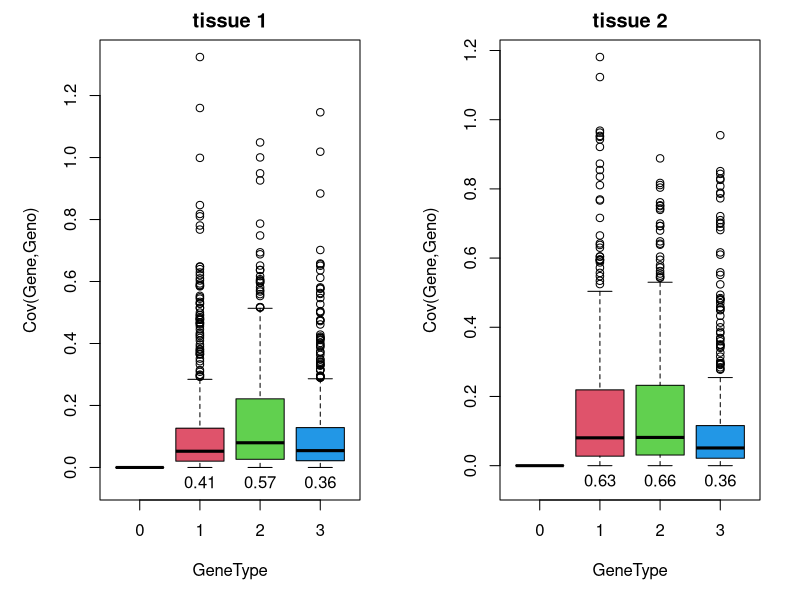
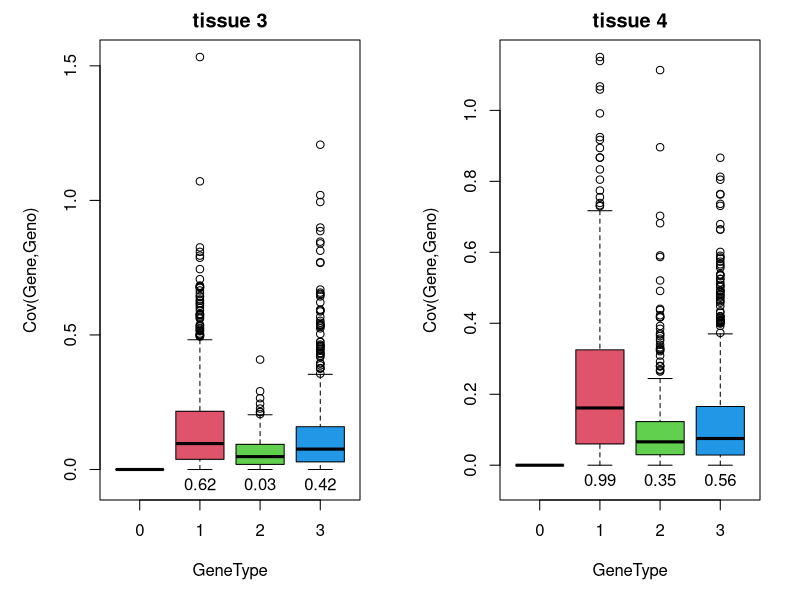
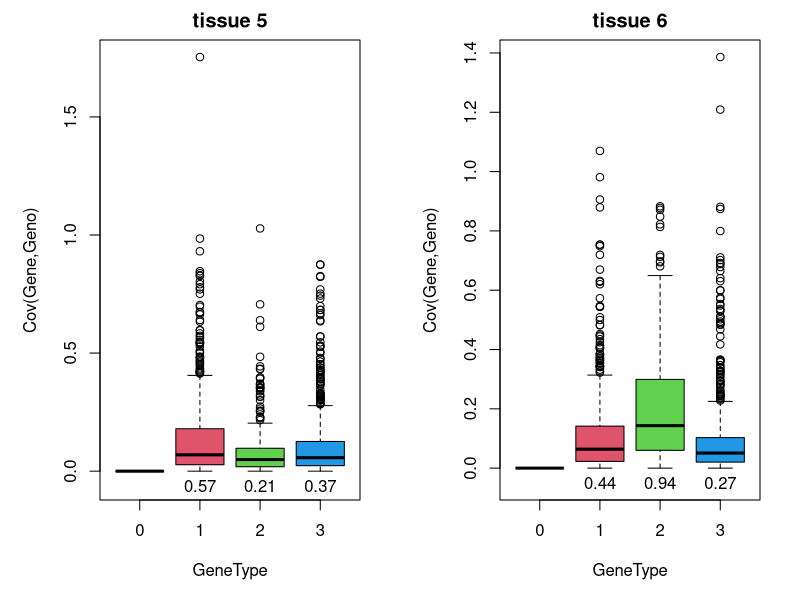
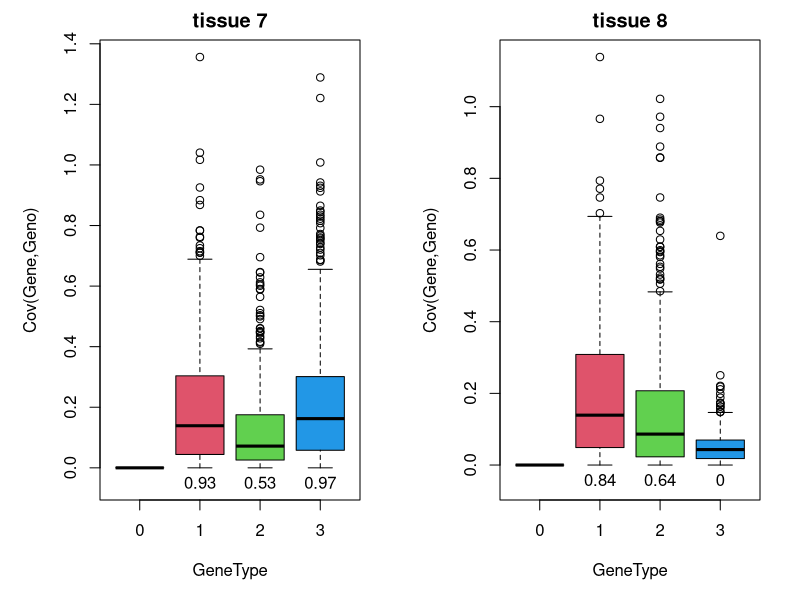
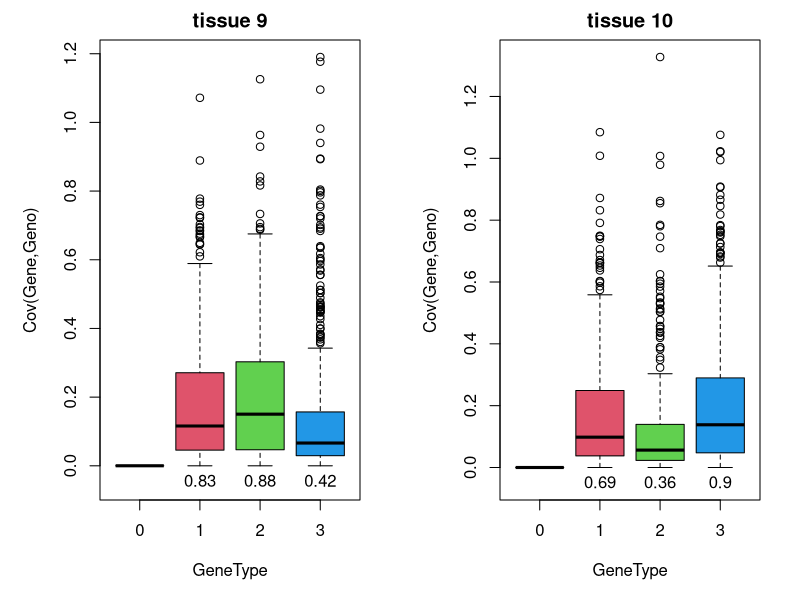
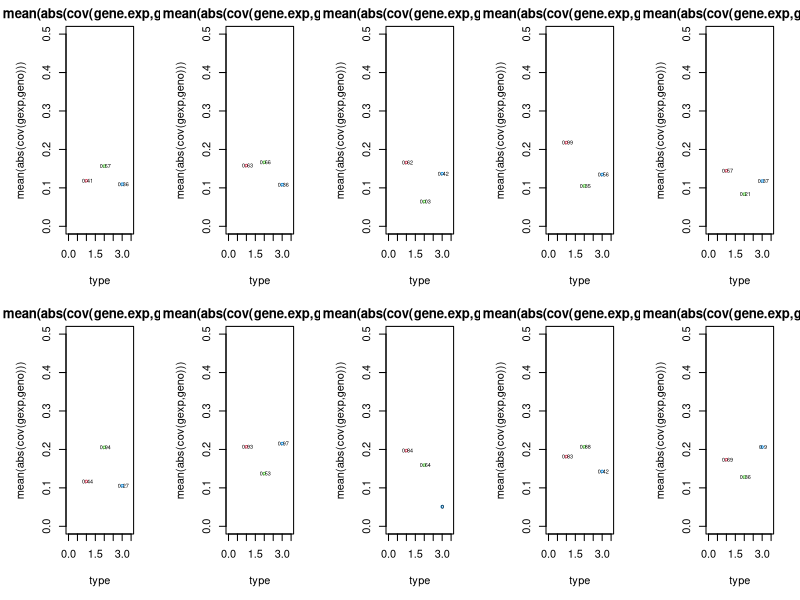
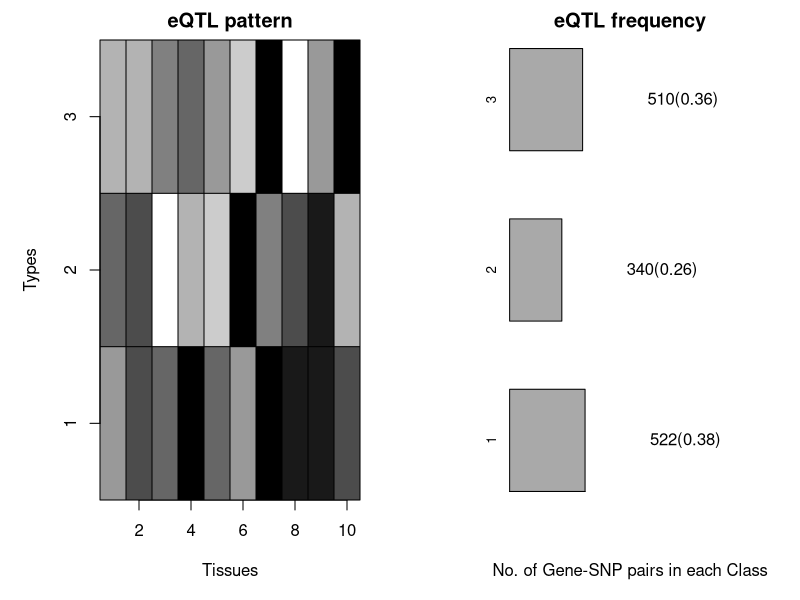

Generate these figures, in order, with R:
## ---- chunk 1
library("MASS")
#install.packages("gtools")
library(gtools)
dir.name="/Users/sarahurbut/genexp/"
## ---- chunk 2
nb.snps=100000
snps=seq(1,nb.snps)
# anno.snps=sapply(snps,function(x){
#   paste("rs",x,sep='')})
nb.genes=2000
##record gene.pos in terms of SNPs - e.g., a gene falls every 5 SNPS###
#gene.pos=seq(1,nb.snps,nb.snps/nb.genes)
n.inds=100
## ---- chunk 3
K=3
S=10
#pi0=rbeta(1,1,1) ##prob gene has no eQTL
pi0=0.3
## ---- chunk 4
set.seed(771)
gender=rbinom(n.inds,1,prob=0.5)
## ---- chunk 5
set.seed(707)
MAF=rbeta(nb.snps,1,1)
###Simulate genotypes in an n x v snps matrix such that each row corresponds to an individuals genotype vector##
n.geno=sapply(MAF,function(x)
  {rbinom(n=n.inds,prob=x,size=2)})
## ---- chunk 6
set.seed(771)
(pis=rdirichlet(1,alpha=rep(1,K)))
## ---- chunk 7
set.seed(302)
###simulate type identity according to pi proportion##
type=sapply(rep(0,nb.snps),function(x){
    assign.vec=rmultinom(n=1,size=1,prob=pis)
    which(assign.vec==1)}
    )
sum(type==1)/length(type)
sum(type==2)/length(type)
sum(type==3)/length(type)
## ---- chunk 8
set.seed(111)
qmat=matrix(NA,nrow=K,ncol=S)
(q.mat=t(apply(qmat,1,function(x){
    x=rbeta(S,1,1)##generate predilection towards config from uniform
    })))
## ---- chunk 9
####Simulate covariance matrix of effect sizes, same for each gene##
oma2.plus.phi2 <- 0.8^2 # prior variance of subgroup SNP effect
oma2.over.oma2.plus.phi2 <- 3/4 # homogeneity
oma2 <- oma2.plus.phi2 * oma2.over.oma2.plus.phi2 # prior var of avg SNP effect
phi2 <- oma2.plus.phi2 * (1 - oma2.over.oma2.plus.phi2) # prior var of subgroup SNP effect, given avg effect
Sigma.beta.g <- matrix(rep(oma2, S^2),S, S) +
  diag(rep(phi2, S), S, S)
##Simulate covariance matrix of the errors, where we assume no covariance between tissues or individuals (i.e., matrix of multivariate normal S dimensional vectors###
###Key is assuming tissues and individuals are independent###
cov.err.S <- diag(S)
## ---- chunk 10
set.seed(717)
###Create covariate matrix, using inverse gamma prior on variance ###
Sigma.beta.c <- diag(x=1 / rgamma(S, 2, 1),
                     nrow=S, ncol=S)
X.c <- cbind(rep(1, n.inds),gender)#use gender as a covariate
###TissueSpecific covariate effect##
B.c <- matrix(mvrnorm(n=2, mu=rep(0, S),
                      Sigma=Sigma.beta.c),
              nrow=2, ncol=S)
## ---- chunk 11
set.seed(500)
####Initialize DataFrames###
mean.exp=matrix(NA,nrow=nb.genes,ncol=S)
var.exp=matrix(NA,nrow=nb.genes,ncol=S)
cov.eQTL=matrix(NA,nrow=nb.genes,ncol=S)
truth=NULL

gamma_gp=matrix(NA,nrow=nb.genes,ncol=S)
gene.type=NULL
for(i in 1:nb.genes){
  if(runif(1)<pi0){
    X=X.c
    B=B.c
  truth[i]=0
 gamma_gp[i,] = rep(0,S)
  eqtn=0
  gene.type[i]=0
  }
else{
  
  start=50*(i-1)+1
  end=start+49
  cis=snps[start:end]##Specify the cis region
  eqtn=sample(cis,1)##sample the SNP from the chosen region, given that it contains an eQTN
  truth[i]=eqtn
 class=type[eqtn]##membership of the ith SNP
  gene.type[i]=class
  ##generate active tissues according to SNPs type membership#
  probs=q.mat[class,]
  config=sapply(probs,function(x){
  rbinom(1,1,prob=x)})
    gamma_gp[i,] = config
    X.g <- matrix(n.geno[,eqtn], ncol=1)
    B.g <- matrix(mvrnorm(n=1, mu=rep(0, S),Sigma=Sigma.beta.g),nrow=1, ncol=S)
    B.g[1, which(config == 0)] <- 0 ###Thus the vector of effect sizes is drawn conditional on configuration, so we replace 
    E <- mvrnorm(n=n.inds, mu=rep(0,S),Sigma=cov.err.S)##draw each individuals ERROR vector from E_S(0,I)
    X <- cbind(X.c, X.g)
    B <- rbind(B.c, B.g)
}
  Y <- X %*% B + E
#print(eqtn)

  #write.table(Y, file=paste0(dir.name,i,"explevels.txt"), quote=F, sep="\t",
           # row.names=T, col.names=T)

mean.exp[i,]=apply(Y,2,mean)
var.exp[i,]=apply(Y,2,var)
if(eqtn==0){cov.eQTL[i,]=rep(0,S)}
else{cov.eQTL[i,]=apply(Y,2,function(x){cov(x,n.geno[,eqtn])})}
}
  
## ---- chunk 12
##########################
###order mean expression by gene.type###
gene.type=as.factor(gene.type)

plot.type=function(cov.eQTL,gene.type,tissue.types){
  par(mfrow=c(1,2),mar=c(5,5,2,2))
  for(i in tissue.types[1]:tissue.types[2]){
  #boxplot(mean.exp[,i]~gene.type,col=1:4,pch=1,xlab="GeneType",ylab="MeanExp",main=paste("tissue",i))
  #boxplot(var.exp[,i]~gene.type,col=1:4,pch=1,xlab="GeneType",ylab="MeanExp",main=paste("tissue",i))
  boxplot(abs(cov.eQTL[,i])~gene.type,ylim=c(-0.05,max(abs(cov.eQTL[,i]))),col=1:4,pch=1,xlab="GeneType",ylab="Cov(Gene,Geno)",main=paste("tissue",i))

  type.probs=round(q.mat[,i],2)
  text(x=2,y=0,type.probs[1],pos=1)
  text(x=3,y=0,type.probs[2],pos=1)
  text(x=4,y=0,type.probs[3],pos=1)
}
}

plot.type(cov.eQTL,gene.type,tissue.types=c(1,2))
plot.type(cov.eQTL,gene.type,tissue.types=c(3,4))
plot.type(cov.eQTL,gene.type,tissue.types=c(5,6))
plot.type(cov.eQTL,gene.type,tissue.types=c(7,8))
plot.type(cov.eQTL,gene.type,tissue.types=c(9,10))

#install.packages("calibrate")
library(calibrate)

par(mfrow=c(2,5))
for(i in 1:S){
X=seq(1:K)
Y=sapply(seq(1:K),function(x){mean(abs(cov.eQTL[gene.type==x,i]))})
plot(X, Y,pch=1,col=2:4,type="p",ylim=c(0,0.5),xlim=c(0,3.5),cex=0.5,main="mean(abs(cov(gene.exp,geno)))",xlab="type",ylab="mean(abs(cov(gexp,geno)))")
library("calibrate")
textxy(X, Y, labs=round(q.mat[,i],2),cex=0.5,offset=.1)
       }

## ---- chunk 13
set.seed(500)
####Initialize DataFrames###
mean.by.geno=matrix(NA,nrow=nb.genes,ncol=3*S)

truth=NULL

gamma_gp=matrix(NA,nrow=nb.genes,ncol=S)
gene.type=NULL
for(i in 1:nb.genes){
  if(runif(1)<pi0){
    X=X.c
    B=B.c
  truth[i]=0
  eqtn=sample(snps,1)##choose any random snp but record that the snp wasn't a true eqtn
  gene.type[i]=0
  gamma_gp[i,] = rep(0,S)
  }
else{
  
  start=50*(i-1)+1
  end=start+49
  cis=snps[start:end]##Specify the cis region
  eqtn=sample(cis,1)##sample the SNP from the chosen region, given that it contains an eQTN
  truth[i]=eqtn
 class=type[eqtn]##membership of the ith SNP
  gene.type[i]=class
  ##generate active tissues according to SNPs type membership#
  probs=q.mat[class,]
  config=sapply(probs,function(x){
  rbinom(1,1,prob=x)})
    gamma_gp[i,] = config
    X.g <- matrix(n.geno[,eqtn], ncol=1)
    B.g <- matrix(mvrnorm(n=1, mu=rep(0, S),Sigma=Sigma.beta.g),nrow=1, ncol=S)
    B.g[1, which(config == 0)] <- 0
    E <- mvrnorm(n=n.inds, mu=rep(0,S),Sigma=cov.err.S)##draw each individuals ERROR vector from E_S(0,I)
    X <- cbind(X.c, X.g)
    B <- rbind(B.c, B.g)
}
  Y <- X %*% B + E

  
 M=(apply(Y,2,function(x){##create a matrix with genotypes in rows and tissues in columns
    
    geno=matrix(n.geno[,eqtn], ncol=1)
    if(length(x[geno==0])==0){dom=0}
    else{dom=mean(x[geno==0])}
    
    if(length(x[geno==1])==0){het=0}
   else{het=mean(x[geno==1])}
    
   if(length(x[geno==2])==0){rec=0}
     else{rec=mean(x[geno==2])}
    c(dom,het,rec)
}))
mean.by.geno[i,] = c((M))##concatenate the rows into 3xS matrix
}

cols=matrix(NA,nrow=S,ncol=3)
  for(i in 1:S){
    for(j in 1:3){
      cols[i,j]=paste("Tissue",i,"Geno",j)
  }
}
colnames(mean.by.geno)=c(cols)
## ---- chunk 14
ones=sum(gene.type==1)
  twos=sum(gene.type==2)
  threes=sum(gene.type==3)

freq.mat=apply(gamma_gp,2,function(x){
  ones=sum(gene.type==1)
  twos=sum(gene.type==2)
  threes=sum(gene.type==3)
 c(sum(x[gene.type==1])/ones,
sum(x[gene.type==2])/twos,
sum(x[gene.type==3])/threes)
})



plot.eQTL=function (freq.mat, pis,title = "eQTL") 
{
    
  
  layout(matrix(1:2, ncol = 2))
    u <- 1:S##Nuber of Tissues
    v <- 1:K##Number of motifs
    image(u, v, t(freq.mat), col = gray(seq(from = 1, 
        to = 0, by = -0.1)), xlab = "Tissues", yaxt = "n", ylab = "Types", 
        main =paste(title, "pattern", sep = " "))
    axis(2, at = 1:length(v))
    
    for (i in 1:(length(u) + 1)) {
        abline(v = (i - 0.5))
    }
    for (i in 1:(length(v) + 1)) {
        abline(h = (i - 0.5))
    }
  Ng = 10000
  
  genecount = matrix(c(ones,twos,threes),nrow=1)
    NK = nrow(q.mat)
    plot(0, 0.7, pch = ".", xlim = c(0, 1.2), ylim = c(0.75, 
        NK + 0.25), frame.plot = FALSE, axes = FALSE, xlab = "No. of Gene-SNP pairs in each Class", 
        ylab = "", main = paste(title, "frequency", sep = " "))
    segments(0, 0.7,pis[1], 0.7)
    rect(0, 1:NK - 0.3, pis, 1:NK + 
        0.3, col = "dark grey")
    mtext(1:NK, at = 1:NK, side = 2, cex = 0.8)
    text(pis + 0.5, 1:NK, labels = paste(genecount,"(",round(pis,2),")",sep=""))
}


plot.eQTL(freq.mat,pis,title="eQTL")
